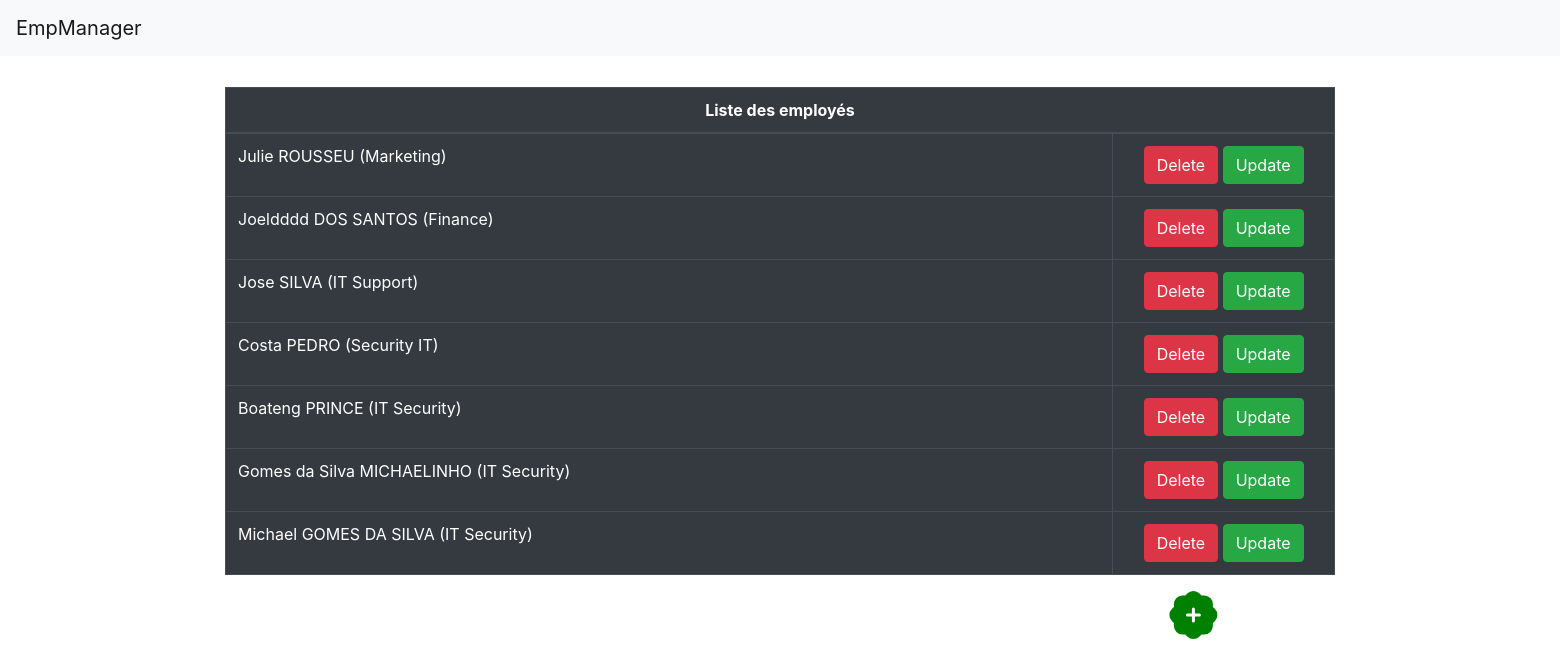
/hello/, run on the app's committed database.
### listings/models.py (models this page shows)
class Employee(models.Model):
    name = models.fields.CharField(max_length=100)
    surname = models.fields.CharField(max_length=100)
    departement = models.fields.CharField(max_length=100)
    age = IntegerField()

### listings/views.py (the view)
# urls.py: path('hello/', views.hello),
def hello(request):
    employees = Employee.objects.all()
    return render(request, 'listings/hello.html',  {'employees': employees})

### listings/templates/listings/hello.html (shortened to what this page needs)
<html>
    <head>
        <link rel="stylesheet" href="https://stackpath.bootstrapcdn.com/bootstrap/4.3.1/css/bootstrap.min.css">
    </head>
    <body>
        {% include 'listings/navbar.html' %}
        <div style="margin-top: 2%"class="container">
        <table class="table table-bordered table-dark">
        <thead>
            <tr>
                <th scope="col" colspan="4" class="text-center">Liste des employés</th>
            </tr>
        </thead>
        <tbody>
            {% for emp in employees %}
            <tr>
                <td>{{ emp.name }} {{ emp.surname|upper }} ({{emp.departement}})</td>
                <td style="width: 20%" class="text-center">
                        <a href="{% url 'delete' emp.id %}" class="btn btn-danger">Delete</a>
                        <a href="/updateUser/{{emp.id}}/" type="button" class="btn btn-success">Update</button>
                </td>
            </tr>
            {% endfor %}
        </tbody>
        </table>
        </div>
        <a href="/addUser">
        </a>
  </body>
</html>

### data on the page
Employee: name "Julie", surname "ROUSSEU", departement "Marketing"
Employee: name "Joeldddd", surname "DOS SANTOS", departement "Finance"
Employee: name "Jose", surname "SILVA", departement "IT Support"
Employee: name "Costa", surname "PEDRO", departement "Security IT"
Employee: name "Boateng", surname "PRINCE", departement "IT Security"
Employee: name "Gomes da Silva", surname "MICHAELINHO", departement "IT Security"
Employee: name "Michael", surname "GOMES DA SILVA", departement "IT Security"
